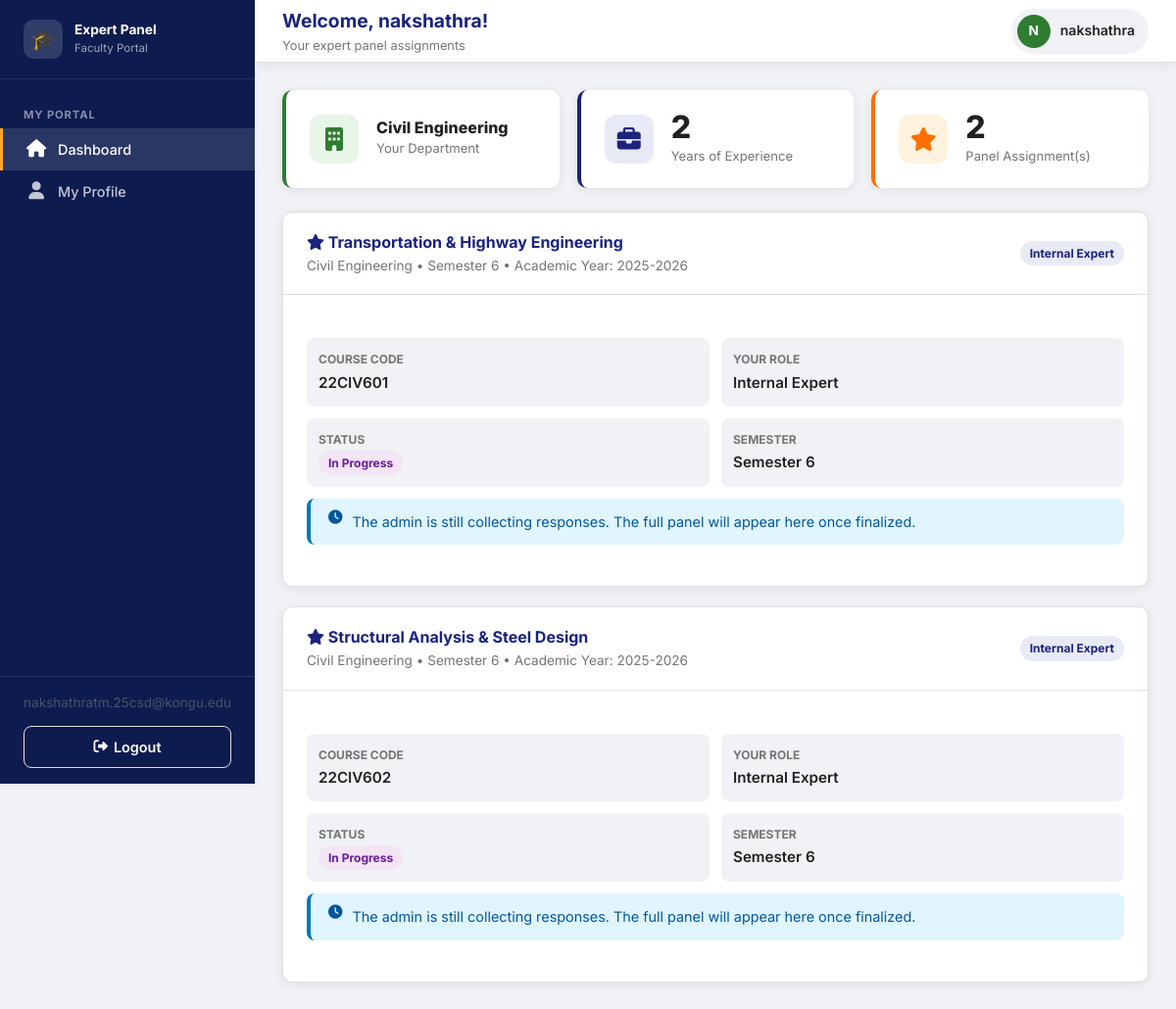
The app's page /faculty/dashboard (signed in) with its own data.
### models.py (models this page shows, shortened)
class Faculty(UserMixin, db.Model):
    __tablename__ = "faculty"
    id = db.Column(db.Integer, primary_key=True)
    name = db.Column(db.String(150), nullable=False)
    email = db.Column(db.String(120), unique=True, nullable=False)
    designation = db.Column(db.String(100))
    years_of_experience = db.Column(db.Integer, default=0)
    area_of_expertise = db.Column(db.Text)  # comma-separated tags
    department_id = db.Column(db.Integer, db.ForeignKey("departments.id"), nullable=False)
    password_hash = db.Column(db.String(256))  # set only after acceptance
    is_active = db.Column(db.Boolean, default=True)
    created_at = db.Column(db.DateTime, default=lambda: datetime.now(timezone.utc))
    department = db.relationship("Department", back_populates="faculty")
    requests = db.relationship("PanelRequest", back_populates="faculty", lazy="dynamic")

class Department(db.Model):
    __tablename__ = "departments"
    id = db.Column(db.Integer, primary_key=True)
    name = db.Column(db.String(150), unique=True, nullable=False)
    short_code = db.Column(db.String(20), unique=True, nullable=False)
    created_at = db.Column(db.DateTime, default=lambda: datetime.now(timezone.utc))
    faculty = db.relationship("Faculty", back_populates="department", lazy="dynamic")
    courses = db.relationship("Course", back_populates="department", lazy="dynamic")

class PanelRequest(db.Model):
    __tablename__ = "panel_requests"
    id = db.Column(db.Integer, primary_key=True)
    faculty_id = db.Column(db.Integer, db.ForeignKey("faculty.id"), nullable=False)
    course_id = db.Column(db.Integer, db.ForeignKey("courses.id"), nullable=False)
    role = db.Column(db.String(20), nullable=False)  # internal | external
    status = db.Column(db.String(20), default="pending")  # pending | accepted | declined
    token = db.Column(db.String(200), unique=True)  # unique token for email link
    sent_at = db.Column(db.DateTime, default=lambda: datetime.now(timezone.utc))
    responded_at = db.Column(db.DateTime)
    decline_reason = db.Column(db.Text)
    reminder_sent = db.Column(db.Boolean, default=False)
    faculty = db.relationship("Faculty", back_populates="requests")
    course = db.relationship("Course", back_populates="requests")

class Course(db.Model):
    __tablename__ = "courses"
    id = db.Column(db.Integer, primary_key=True)
    name = db.Column(db.String(200), nullable=False)
    code = db.Column(db.String(30), unique=True, nullable=False)
    semester = db.Column(db.String(30))
    department_id = db.Column(db.Integer, db.ForeignKey("departments.id"), nullable=False)
    academic_year = db.Column(db.String(20))
    status = db.Column(
        db.String(20), default="pending"
    )  # pending | in_progress | finalized
    created_at = db.Column(db.DateTime, default=lambda: datetime.now(timezone.utc))
    department = db.relationship("Department", back_populates="courses")
    requests = db.relationship("PanelRequest", back_populates="course", lazy="dynamic")
    panel = db.relationship("ExpertPanel", back_populates="course", uselist=False)

### routes/faculty_routes.py (the view)
@faculty_bp.route("/dashboard")
@login_required
@faculty_only
def dashboard():
    faculty = current_user._get_current_object()
    accepted_requests = PanelRequest.query.filter_by(
        faculty_id=faculty.id, status="accepted"
    ).all()
    panels_info = []
    for req in accepted_requests:
        course = req.course
        panel = ExpertPanel.query.filter_by(course_id=course.id).first()
        members = list(panel.members) if panel else []
        panels_info.append({
            "course": course,
            "role": req.role,
            "panel": panel,
            "members": members,
        })
    return render_template(
        "faculty/dashboard.html",
        faculty=faculty,
        panels_info=panels_info,
    )

### app.py (called while the page is built)
@login_manager.user_loader
def load_user(user_id: str):
    if user_id.startswith("admin-"):
        return Admin.query.get(int(user_id.split("-", 1)[1]))
    elif user_id.startswith("faculty-"):
        return Faculty.query.get(int(user_id.split("-", 1)[1]))
    return None

### routes/faculty_routes.py (called while the page is built)
def faculty_only(f):
    from functools import wraps
    @wraps(f)
    def decorated(*args, **kwargs):
        if not current_user.is_authenticated or not isinstance(
            current_user._get_current_object(), Faculty
        ):
            flash("Please log in as a faculty member.", "danger")
            return redirect(url_for("faculty.login"))
        return f(*args, **kwargs)
    return decorated

### templates/faculty/dashboard.html (shortened to what this page needs)
{% extends "faculty/base_faculty.html" %}
{% block page_title %}Welcome, {{ faculty.name }}!{% endblock %}
{% block page_subtitle %}Your expert panel assignments{% endblock %}
{% block content %}
<div class="stats-grid" style="grid-template-columns:repeat(auto-fit,minmax(180px,1fr));margin-bottom:24px;">
  <div class="stat-card green">
    <div class="stat-icon green"><i class="fas fa-building"></i></div>
    <div>
      <div class="stat-value" style="font-size:1rem;">{{ faculty.department.name }}</div>
      <div class="stat-label">Your Department</div>
    </div>
  </div>
  <div class="stat-card blue">
    <div class="stat-icon blue"><i class="fas fa-briefcase"></i></div>
    <div>
      <div class="stat-value">{{ faculty.years_of_experience }}</div>
      <div class="stat-label">Years of Experience</div>
    </div>
  </div>
  <div class="stat-card orange">
    <div class="stat-icon orange"><i class="fas fa-star"></i></div>
    <div>
      <div class="stat-value">{{ panels_info | length }}</div>
      <div class="stat-label">Panel Assignment(s)</div>
    </div>
  </div>
</div>
{% for info in panels_info %}
<div class="card mb-3">
  <div class="card-header">
    <div>
      <h3><i class="fas fa-star"></i> {{ info.course.name }}</h3>
      <p class="text-muted text-sm">
        {{ info.course.department.name }} &bull; {{ info.course.semester or '' }}
        &bull; Academic Year: {{ info.course.academic_year or 'N/A' }}
      </p>
    </div>
    <span class="badge badge-{{ info.role }}">{{ info.role | capitalize }} Expert</span>
  </div>
  <div class="card-body">
    <div class="info-grid mb-2">
      <div class="info-item">
        <div class="info-label">Course Code</div>
        <div class="info-value">{{ info.course.code }}</div>
      </div>
      <div class="info-item">
        <div class="info-label">Your Role</div>
        <div class="info-value" style="text-transform:capitalize;">{{ info.role }} Expert</div>
      </div>
      <div class="info-item">
        <div class="info-label">Status</div>
        <div class="info-value">
          <span class="badge badge-{{ info.course.status.replace('_','-') }}">
            {{ info.course.status.replace('_',' ').title() }}
          </span>
        </div>
      </div>
      <div class="info-item">
        <div class="info-label">Semester</div>
        <div class="info-value">{{ info.course.semester or 'N/A' }}</div>
      </div>
    </div>
    {% if info.panel %}
    <p class="font-bold mb-1" style="color:var(--primary);">Panel Members</p>
    <div class="table-container">
      <table class="data-table">
        <thead>
          <tr><th>#</th><th>Name</th><th>Department</th><th>Designation</th><th>Exp.</th><th>Role</th></tr>
        </thead>
        <tbody>
          {% for m in info.members %}
          <tr {% if m.faculty_id == faculty.id %}style="background:#fffde7;font-weight:600;"{% endif %}>
            <td>{{ loop.index }}</td>
            <td>
              {{ m.faculty.name }}
              {% if m.faculty_id == faculty.id %}
                <span class="badge badge-accepted" style="margin-left:6px;">You</span>
              {% endif %}
            </td>
            <td>{{ m.faculty.department.name }}</td>
            <td>{{ m.faculty.designation or '—' }}</td>
            <td>{{ m.faculty.years_of_experience }} yrs</td>
            <td><span class="badge badge-{{ m.role }}">{{ m.role }}</span></td>
          </tr>
          {% endfor %}
        </tbody>
      </table>
    </div>
    {% else %}
    <div class="alert alert-info">
      <i class="fas fa-clock"></i>
      The admin is still collecting responses. The full panel will appear here once finalized.
    </div>
    {% endif %}
  </div>
</div>
{% endfor %}
{% endblock %}

### templates/faculty/base_faculty.html (shortened to what this page needs)
<!DOCTYPE html>
<html lang="en">
<head>
  <link rel="stylesheet" href="https://cdnjs.cloudflare.com/ajax/libs/font-awesome/6.5.0/css/all.min.css">
  <link rel="stylesheet" href="{{ url_for('static', filename='css/style.css') }}">
</head>
<body>
<div class="layout">
  <aside class="sidebar">
    <div class="sidebar-brand">
      <div class="brand-icon">🎓</div>
      <div>
        <div class="brand-text">Expert Panel</div>
        <div class="brand-sub">Faculty Portal</div>
      </div>
    </div>
    <nav class="sidebar-nav">
      <div class="nav-section-label">My Portal</div>
      <a href="{{ url_for('faculty.dashboard') }}" class="nav-item">
        <i class="nav-icon fas fa-home"></i> Dashboard
      </a>
      <a href="{{ url_for('faculty.profile') }}" class="nav-item">
        <i class="nav-icon fas fa-user"></i> My Profile
      </a>
    </nav>
    <div class="sidebar-footer">
      <div class="text-sm text-muted mb-2" style="opacity:0.6;">
        {{ current_user.email if current_user.is_authenticated else '' }}
      </div>
      <a href="{{ url_for('faculty.logout') }}" class="btn btn-outline" style="width:100%;justify-content:center;">
        <i class="fas fa-sign-out-alt"></i> Logout
      </a>
    </div>
  </aside>
  <div class="main-content">
    <div class="topbar">
      <div class="topbar-left">
        <h1>{% block page_title %}Dashboard{% endblock %}</h1>
        <p>{% block page_subtitle %}{% endblock %}</p>
      </div>
      <div class="topbar-right">
        <div class="user-badge">
          <div class="user-avatar" style="background:var(--success);">
            {{ current_user.name[0].upper() if current_user.is_authenticated else 'F' }}
          </div>
          <span class="user-name">{{ current_user.name if current_user.is_authenticated else 'Faculty' }}</span>
        </div>
      </div>
    </div>
    <div class="page-content">
      {% block content %}{% endblock %}
    </div>
  </div>
</div>
</body>
</html>

### records on screen
Faculty: is_active+email "nakshathratm.25csd@kongu.edu", name "nakshathra", is_active+name "N", is_active+name "nakshathra", years_of_experience "2"
Department: department.name "Civil Engineering"
PanelRequest: course.name "Transportation & Highway Engineering", course.department.name "Civil Engineering", course "Semester 6", course "2025-2026", role "Internal", course.code "22CIV601", course.status.replace "In Progress"
PanelRequest: course.name "Structural Analysis & Steel Design", course.department.name "Civil Engineering", course "Semester 6", course "2025-2026", role "Internal", course.code "22CIV602", course.status.replace "In Progress"

### other values on screen
{{ panels_info | length }} "2"
